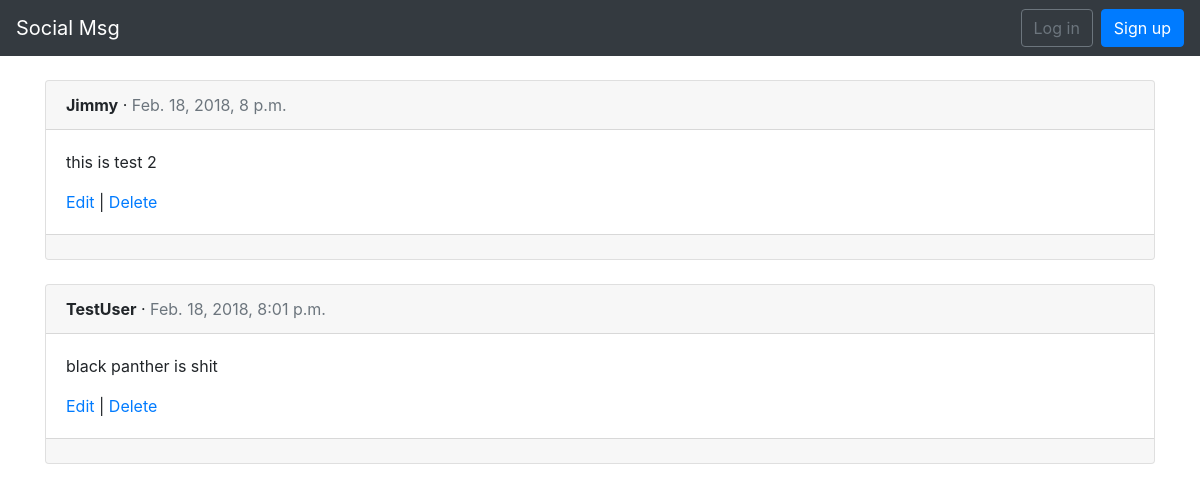
The app's page /posts/, older data.
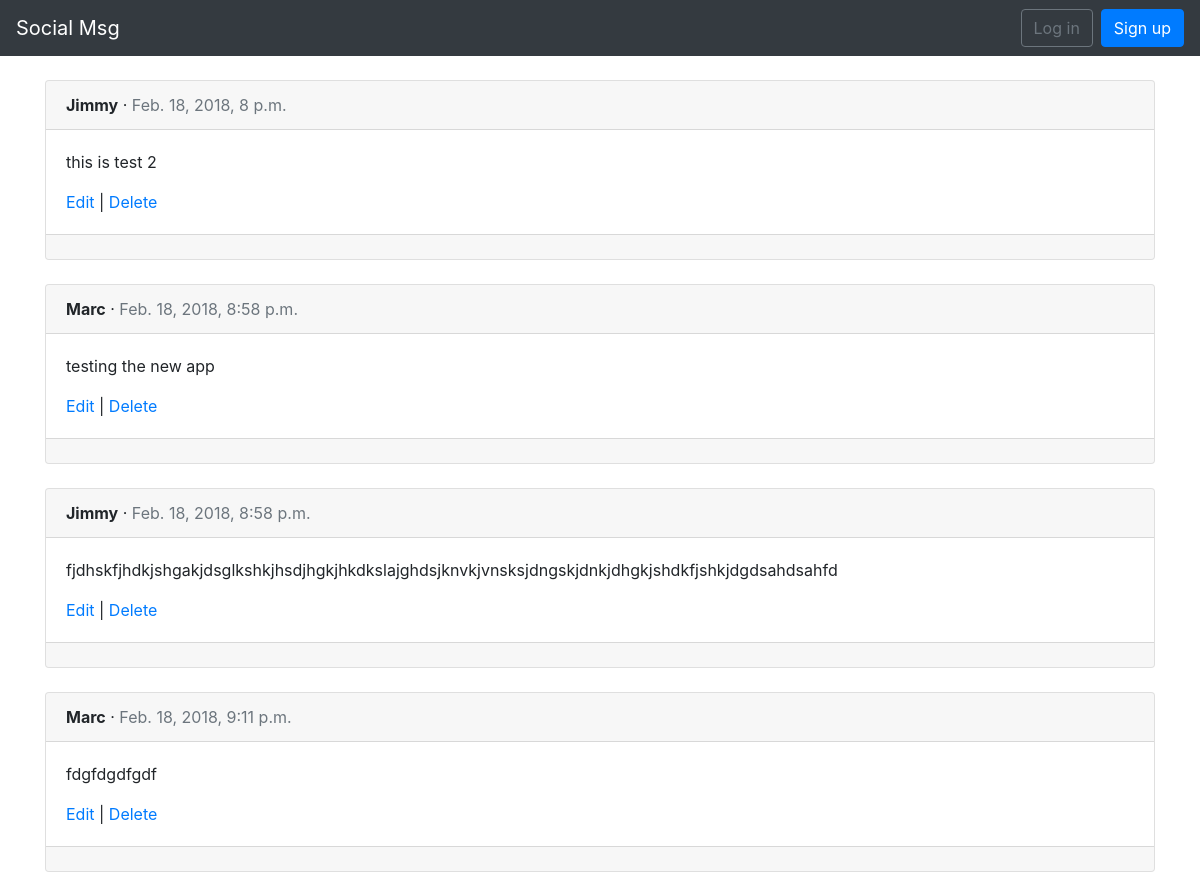
The same page, newer data.
### posts/models.py (models this page shows, shortened)
class Post(models.Model):
    message = models.CharField(max_length=280)
    date = models.DateTimeField(auto_now_add=True)
    author = models.ForeignKey(
        settings.AUTH_USER_MODEL,
        on_delete=models.CASCADE,
    )

### users/models.py (models this page shows)
class CustomUser(AbstractUser):
    objects = CustomUserManager()

### posts/views.py (the view)
# urls.py: path('', views.PostListView.as_view(), name='posts'),#
class PostListView(ListView):
    model = models.Post
    template_name = 'post_list.html'

### templates/post_list.html (shortened to what this page needs)
{% extends 'base.html' %}
{% block content %}
  {% for post in object_list %}
    <div class="card">
      <div class="card-header">
        <span class="font-weight-bold">{{ post.author }}</span> &middot; <span class="text-muted">{{ post.date }}</span>
      </div>
      <div class="card-body">
        <p>{{ post.message }}</p>
        <a href="{% url 'post_edit' post.pk %}">Edit</a> | <a href="{% url 'post_delete' post.pk %}">Delete</a>
      </div>
      <div class="card-footer">
      </div>
    </div>
    <br />
  {% endfor %}
{% endblock content %}

### templates/base.html (shortened to what this page needs)
<!doctype html>
<html lang="en">
  <head>
    <link rel="stylesheet" href="https://maxcdn.bootstrapcdn.com/bootstrap/4.0.0/css/bootstrap.min.css">
  </head>
  <body>
      <nav class="navbar navbar-expand-md navbar-dark bg-dark mb-4">
    <a class="navbar-brand" href="{% url 'home' %}">Social Msg</a>
      <div class="collapse navbar-collapse" id="navbarCollapse">
        {% if user.is_authenticated %}
          <ul class="navbar-nav ml-auto">
            <li class="nav-item">
              <a class="nav-link dropdown-toggle" href="#" id="userMenu" data-toggle="dropdown" aria-haspopup="true" aria-expanded="false">
                {{ user.username }}
              </a>
              <div class="dropdown-menu dropdown-menu-right" aria-labelledby="userMenu">
                <a class="dropdown-item" href="#">Change password</a>
                <div class="dropdown-divider"></div>
                <a class="dropdown-item" href="{% url 'logout' %}">Log out</a>
              </div>
            </li>
          </ul>
        {% else %}
          <form class="form-inline ml-auto">
            <a href="{% url 'login' %}" class="btn btn-outline-secondary">Log in</a>
            <a href="{% url 'signup' %}" class="btn btn-primary ml-2">Sign up</a>
          </form>
        {% endif %}
      </div>
   </nav>
<div class="container">
  {% block content %}
  {% endblock %}
</div>
  </body>
</html>

Row changes from the older to the newer data that the page shows:
removed Post: author "TestUser", date "Feb. 18, 2018, 8:01 p.m.", message "black panther is shit"
added Post: author "Marc", date "Feb. 18, 2018, 8:58 p.m.", message "testing the new app"
added Post: author "Jimmy", date "Feb. 18, 2018, 8:58 p.m.", message "fjdhskfjhdkjshgakjdsglkshkjhsdjhgkjhkdkslajghdsjknvkjvnsksjdngskjdnkjdhgkjshdkfjshkjdgdsahdsahfd"
added Post: author "Marc", date "Feb. 18, 2018, 9:11 p.m.", message "fdgfdgdfgdf"
